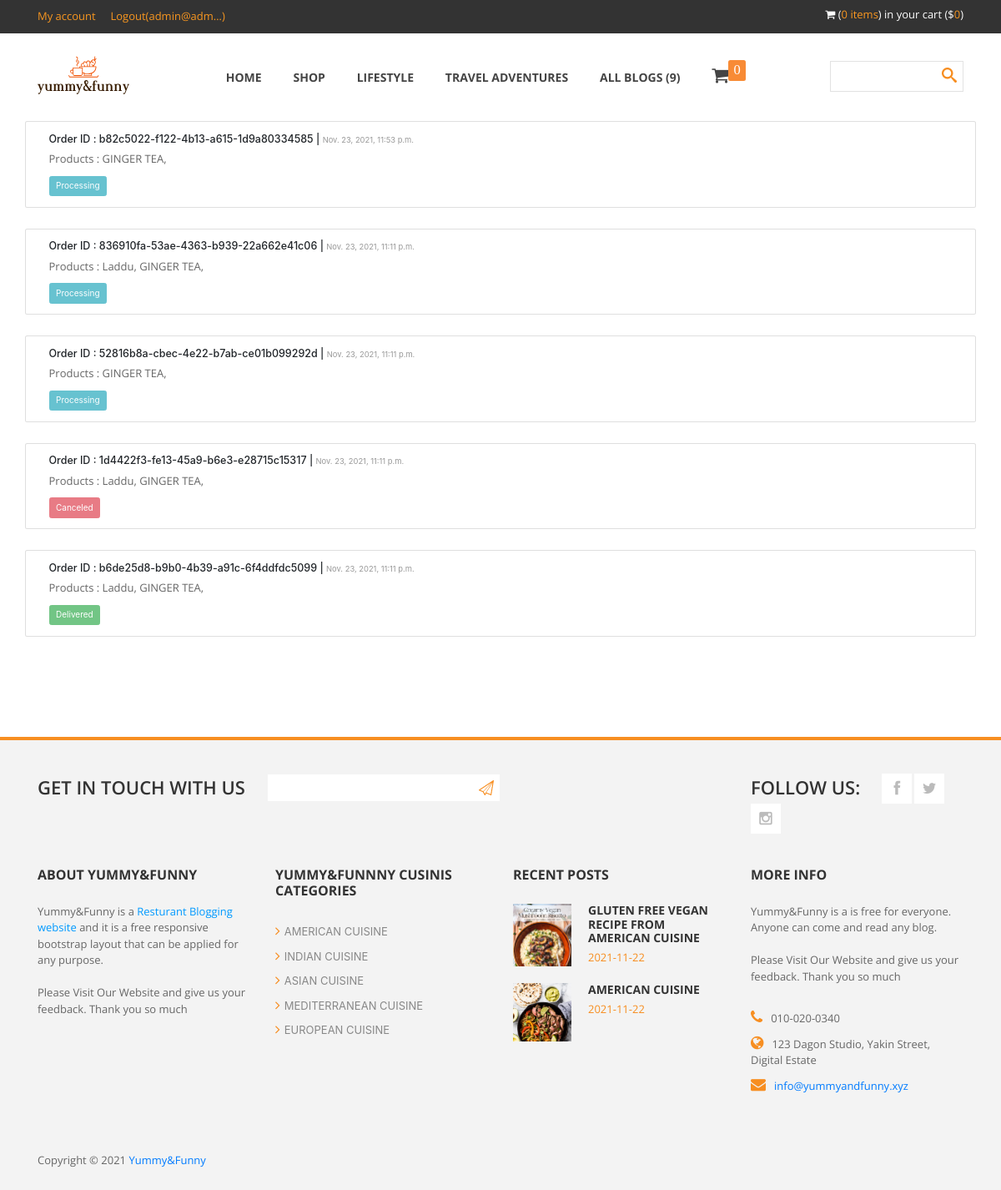
/my_account (signed in), run on the app's committed database.
### blogapp/models.py (models this page shows, shortened)
class Orders(models.Model):
    id = models.UUIDField(primary_key=True, default=uuid.uuid4, editable=False)
    customer = models.ForeignKey(User, on_delete=models.CASCADE)
    products = models.ManyToManyField(Product, blank=True, null=True)
    total_price = models.CharField(max_length=255, blank=True, null=True)
    customer_first_name = models.CharField(max_length=255, blank=True, null=True)
    customer_last_name = models.CharField(max_length=255, blank=True, null=True)
    customer_email = models.CharField(max_length=255, blank=True, null=True)
    customer_phone_number = models.CharField(max_length=255, blank=True, null=True)
    customer_address = models.TextField(blank=True, null=True)
    status = (
        ("Processing", "Processing"),
        ("Delivered", "Delivered"),
        ("Canceled", "Canceled"),
    )
    Order_status = models.CharField(max_length=20, choices=status, default="Processing")
    time = models.DateTimeField(default=datetime.now(), blank=True)

class Product(models.Model):
    Name = models.CharField(max_length=255)
    Price = models.IntegerField(default='0', blank=True, null=True)
    Category = models.ForeignKey(Product_Category, on_delete=models.CASCADE, blank=True, null=True)
    discription = RichTextField(blank=True, null=True)
    img = models.ImageField(blank=True, null=True, upload_to='product/')
    img2 = models.ImageField(blank=True, null=True, upload_to='product/')
    img3 = models.ImageField(blank=True, null=True, upload_to='product/')
    img4 = models.ImageField(blank=True, null=True, upload_to='product/')
    img5 = models.ImageField(blank=True, null=True, upload_to='product/')
    img6 = models.ImageField(blank=True, null=True, upload_to='product/')
    time = models.DateTimeField(default=datetime.now(), blank=True)
    def __str__(self):
        return self.Name

### blogapp/views.py (the view)
# urls.py: path('my_account', views.my_account, name="my_account"),
def my_account(request):
    if request.user.is_authenticated:
        all_odrs = Orders.objects.filter(customer=request.user).order_by('-time')
        context={'all_odrs':all_odrs}
        return render(request, 'my_account.html', context)
    else:
        return redirect('signup_login')

### blogapp/templatetags/blog_custom_tags.py (called while the page is built)
@register.simple_tag
def count_blogs():
    all_blogs = blog_post.objects.all().count()
    return all_blogs

### templates/my_account.html (shortened to what this page needs)
{% extends 'base.html' %}
{% load static %}
{% block content %}
<link rel="stylesheet" href="https://cdn.jsdelivr.net/npm/bootstrap@4.5.3/dist/css/bootstrap.min.css">
{% for i in all_odrs %}
<div class="card container" style="margin-bottom:25px;">
  <div class="card-body">
    <h5 class="card-title">Order ID : {{i.id}}  | <small>{{i.time}}</small></h5>
    <p class="card-text">Products : {% for j in i.products.all %}{{j}}, {% endfor %}</p>
    <button class="btn {% if i.Order_status == 'Processing' %}btn-info{% elif i.Order_status == 'Delivered' %}btn-success{% elif i.Order_status == 'Canceled' %}btn-danger{% endif %}" disabled>{{i.Order_status}}</button>
  </div>
</div>
{% endfor %}
{% endblock %}

### templates/base.html (shortened to what this page needs)
{% load static %}
{% load blog_custom_tags %}
<!DOCTYPE html>
 <html class="no-js">
    <head>
        <link rel="stylesheet" href="{% static '' %}css/bootstrap.css">
        <link rel="stylesheet" href="{% static '' %}css/font-awesome.css">
        <link rel="stylesheet" href="{% static '' %}css/templatemo_style.css">
        <link rel="stylesheet" href="{% static '' %}css/templatemo_misc.css">
        <link rel="stylesheet" href="{% static '' %}css/flexslider.css">
        <link rel="stylesheet" href="{% static '' %}css/testimonails-slider.css">
    </head>
    <body>
            <header>
                <div id="top-header">
                    <div class="container">
                        <div class="row">
                            <div class="col-md-6">
                                <div class="home-account">
                                    <a href="{% url 'my_account' %}" style="color:#F99720;">My account</a>
                                    {% if user.is_authenticated %}
                                    <a href="{% url 'logout_func' %}" style="color:#F99720;">
                                        Logout({% if request.user.first_name %}{{request.user.first_name| truncatechars:10}}{% else %}{{request.user.email| truncatechars:10}}{% endif %})
                                    </a>
                                    {% else %}
                                    <a href="{% url 'signup_login' %}" style="color:#F99720;">Login/Signup</a>
                                    {% endif %}
                                </div>
                            </div>
                            <div class="col-md-6">
                                <div class="cart-info">
                                    <i class="fa fa-shopping-cart"></i>
                                    (<span style="color:#F99720;"><span id="showitem">0</span> items</span>) in your cart ($<span id="show_price_sum" style="color:#F99720;">0</span>)
                                </div>
                            </div>
                        </div>
                    </div>
                </div>
                <div id="main-header">
                    <div class="container">
                        <div class="row">
                            <div class="col-md-2">
                                <div class="logo" style="padding:0 0">
                                    <a href="{% url 'index' %}"><img src="{% static 'default-monochrome.svg' %}" title="Grill Template" alt="Grill Website Template" width="110" height="100"></a>
                                </div>
                            </div>
                            <div class="col-md-8">
                                <div class="main-menu">
                                    <ul>
                                        <li><a href="{% url 'index' %}">Home</a></li>
                                        <li><a href="{% url 'shop' %}">Shop</a></li>
                                        <li><a href="{% url 'lifestyle' %}">Lifestyle</a></li>
                                        <li><a href="{% url 'travel_adventure' %}">Travel Adventures</a></li>
                                        <li><a href="{% url 'all_blogs' %}">All Blogs ({% count_blogs %})</a></li>
                                        <li><a href="{% url 'mycart_checkout' %}">
                                            <i class="fa fa-shopping-cart" style="font-size:22px"><sup style="margin-left:-1px; background-color:#F88B35; font-family:'Barlow'; font-weight:500;p" class="badge" id="product_cart">0</sup></i>
                                        </a></li>
                                    </ul>
                                </div>
                            </div>
                            <div class="col-md-2">
                                <div class="search-box">
                                    <form method="GET" class="search_form" action="{% url 'search_blog' %}">
                                        <input id="search" type="text" name="search_value" />
                                        <input type="submit" id="search-button"/>
                                    </form>
                                </div>
                            </div>
                        </div>
                    </div>
                </div>
            </header>
            {% block content %}{% endblock %}
            <footer>
                <div class="container">
                    <div class="top-footer">
                        <div class="row">
                            <div class="col-md-9">
                                <div class="subscribe-form">
                                    <span>Get in touch with us</span>
                                    <form method="POST" class="subscribeForm" action="{% url 'get_in_touch_url' %}">{% csrf_token %}
                                        <input id="subscribe" type="email" name="get_email_touch" required/>
                                        <input type="submit" id="submitButton" />
                                    </form>
                                </div>
                            </div>
                            <div class="col-md-3">
                                <div class="social-bottom">
                                    <span>Follow us:</span>
                                    <ul>
                                        <li><a target="_blank" href="https://www.facebook.com/profile.php?id=100074605974764" class="fa fa-facebook"></a></li>
                                        <li><a target="_blank" href="https://mobile.twitter.com/YummyFunny21" class="fa fa-twitter"></a></li>
                                        <li><a target="_blank" href="https://www.instagram.com/yummyfunny8/?hl=en" class="fa fa-instagram"></a></li>
                                    </ul>
                                </div>
                            </div>
                        </div>
                    </div>
                    <div class="main-footer">
                        <div class="row">
                            <div class="col-md-3">
                                <div class="about">
                                    <h4 class="footer-title">About Yummy&Funny</h4>
                                    <p>Yummy&Funny is a <span class="blue">Resturant Blogging website</span> and it is a free responsive bootstrap layout that can be applied for any purpose.
                                    <br><br>Please Visit Our Website and give us your feedback. Thank you so much</p>
                                </div>
                            </div>
                            <div class="col-md-3">
                                <div class="shop-list">
                                    <h4 class="footer-title">Yummy&Funnny Cusinis Categories</h4>
                                    <ul>
                                        <li><a href="https://nour23450118.wordpress.com/american-cuisines/" target="_blank"><i class="fa fa-angle-right"></i>American Cuisine</a></li>
                                        <li><a href="https://nour23450118.wordpress.com/indian-cuisine/"target="_blank"><i class="fa fa-angle-right"></i>Indian Cuisine</a></li>
                                        <li><a href="https://nour23450118.wordpress.com/asian-cuisine/"target="_blank"><i class="fa fa-angle-right"></i>Asian Cuisine</a></li>
                                        <li><a href="https://nour23450118.wordpress.com/mediterranean-cuisines/"target="_blank"><i class="fa fa-angle-right"></i>Mediterranean Cuisine</a></li>
                                        <li><a href="https://nour23450118.wordpress.com/european-cuisine/"target="_blank"><i class="fa fa-angle-right"></i>European Cuisine</a></li>
                                    </ul>
                                </div>
                            </div>
                            <div class="col-md-3">
                                <h4 class="footer-title">Recent posts</h4>
                                <div class="recent-posts" id="show_latest_blg">
                                </div>
                            </div>
                            <div class="col-md-3">
                                <div class="more-info">
                                    <h4 class="footer-title">More info</h4>
                                    <p>Yummy&Funny is a is free for everyone. Anyone can come and read any blog.
                                    <br><br>Please Visit Our Website and give us your feedback. Thank you so much</p>
                                    <ul>
                                        <li><i class="fa fa-phone"></i>010-020-0340</li>
                                        <li><i class="fa fa-globe"></i>123 Dagon Studio, Yakin Street, Digital Estate</li>
                                        <li><i class="fa fa-envelope"></i><a href="#">info@yummyandfunny.xyz</a></li>
                                    </ul>
                                </div>
                            </div>
                        </div>
                    </div>
                    <div class="bottom-footer">
                        <p>
                        	<span>Copyright © 2021 <a href="{% url 'index' %}">Yummy&Funny</a>
                            </span>
                        </p>
                    </div>
                </div>
            </footer>
    </body>
</html>

### static/css/templatemo_style.css (style rules this page uses)
a { text-decoration: none; color: #f78e21; }
.blue { color: #09F; }
p { font-family: 'Open Sans', sans-serif; font-size: 13px; color: #666; }
*, *:before, *:after { -moz-box-sizing: border-box; -webkit-box-sizing: border-box; box-sizing: border-box; }
#top-header { background-color: #333; color: #fff; }
.home-account a { display: inline-block; margin-right: 15px; padding: 10px 0; font-size: 13px; font-family: 'Open Sans', sans-serif; }
.cart-info { text-align: right; padding: 8px 0; font-size: 13px; font-family: 'Open Sans', sans-serif; }
.logo { padding: 20px 0; }
.main-menu ul { padding: 0px; margin: 0px; text-align: center; }
.main-menu li { list-style: none; display: inline-block; padding: 40px 0; }
.main-menu a { font-family: 'Open Sans', sans-serif; font-weight: 700; font-size: 14px; color: #444; text-transform: uppercase; margin-right: 35px; }
.search-box { text-align: right; margin-top: 33px; position: relative; }
.search-box input { margin-top: 0px; }
.search-box input[type="submit"] { background-color: transparent; position: absolute; width: 34px; height: 34px; right: 0; top: 0; border: 0; content: ''; color: transparent; background: url(../images/search-icon.png); background-position: center; background-repeat: no-repeat; }
input, textarea { padding: 10px; border: 1px solid #e2e2e2; width: 100%; margin-top: 25px; font-size: 13px; font-style: italic; font-weight: 300; color: #aaa; outline: none; }
footer { background-color: #f3f3f3; border-top: 4px solid #f78e21; margin-top: 120px; }
.social-bottom { margin-top: 40px; padding-bottom: 40px; }
.social-bottom span { font-family: 'Open Sans', sans-serif; font-size: 22px; font-weight: 600; color: #333; text-transform: uppercase; float: left; margin-right: 26px; }
.social-bottom ul { margin: 0; padding: 0; }
.social-bottom li { list-style: none; display: inline-block; }
.social-bottom a { background-color: #fff; font-size: 18px; width: 36px; height: 36px; line-height: 36px; text-align: center; color: #bbb; }
.subscribe-form { margin-top: 40px; padding-bottom: 40px; }
.subscribe-form span { font-family: 'Open Sans', sans-serif; font-size: 22px; font-weight: 600; color: #333; text-transform: uppercase; float: left; margin-right: 26px; }
.subscribeForm { position: relative; display: inline-block; }
.subscribe-form input[type="submit"] { position: absolute; right: 0; top: 0; width: 34px; height: 34px; background: url(../images/subscribe-icon.png); background-repeat: no-repeat; background-position: center; color: transparent; background-color: transparent; content: ''; margin-top: 0; border: 0; }
.subscribe-form input#subscribe { padding: 4px 10px 4px 10px; line-height: 34px; height: 34px; max-width: 280px; width: 280px; margin-top: 0px; outline: 0; border-color: #f3f3f3; }
.footer-title { font-family: 'Open Sans', sans-serif; font-size: 16px; font-weight: 700; color: #333; text-transform: uppercase; padding-bottom: 20px; }
.shop-list ul { margin: 0; padding: 0; }
.shop-list li { list-style: none; margin: 10px 0; }
.shop-list i { font-size: 16px; margin-right: 5px; color: #f78e21; }
.shop-list a { text-transform: uppercase; color: #888; font-size: 13px; }
.more-info p { padding-bottom: 20px; }
.more-info ul { margin: 0; padding: 0; }
.more-info li { list-style: none; margin: 10px 0; font-family: 'Open Sans', sans-serif; font-size: 13px; color: #666; }
.more-info i { color: #f78e21; margin-right: 10px; font-size: 18px; }
.bottom-footer { text-align: left; padding: 60px 0 15px 0; }
@media screen and (min-width: 995px) { body { overflow-x: hidden; } }

### data on the page
Orders: id "b82c5022-f122-4b13-a615-1d9a80334585", time "Nov. 23, 2021, 11:53 p.m.", Order_status "Processing"
Product: Name "GINGER TEA"
Orders: id "836910fa-53ae-4363-b939-22a662e41c06", time "Nov. 23, 2021, 11:11 p.m.", Order_status "Processing"
Product: Name "Laddu"
Orders: id "52816b8a-cbec-4e22-b7ab-ce01b099292d", time "Nov. 23, 2021, 11:11 p.m.", Order_status "Processing"
Orders: id "1d4422f3-fe13-45a9-b6e3-e28715c15317", time "Nov. 23, 2021, 11:11 p.m.", Order_status "Canceled"
Orders: id "b6de25d8-b9b0-4b39-a91c-6f4ddfdc5099", time "Nov. 23, 2021, 11:11 p.m.", Order_status "Delivered"

### other printed values
{{ request.user.email| truncatechars:10 }} "admin@adm…"
